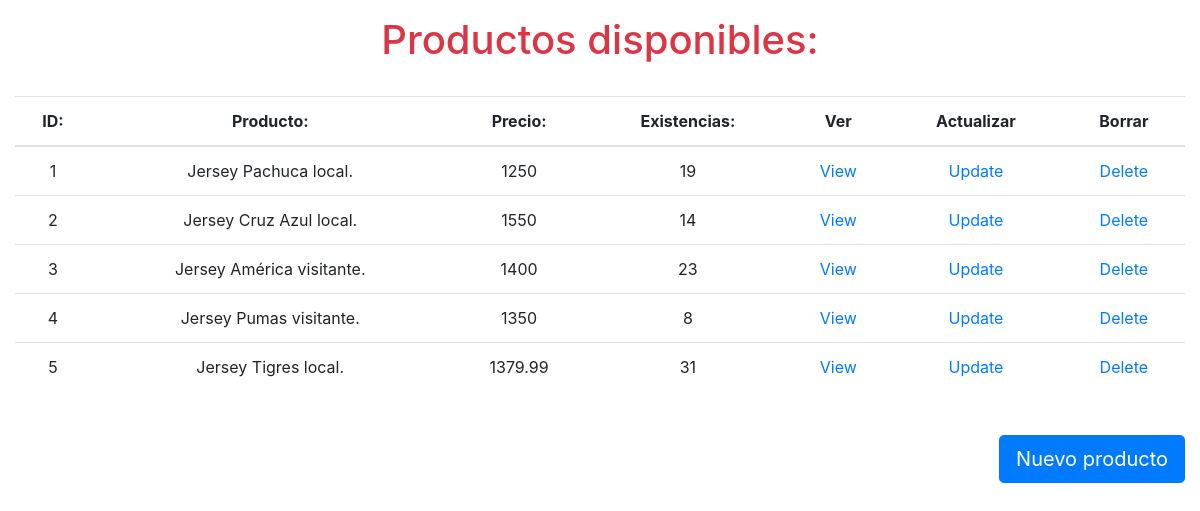
Page /productos/index.php on the earlier database version.
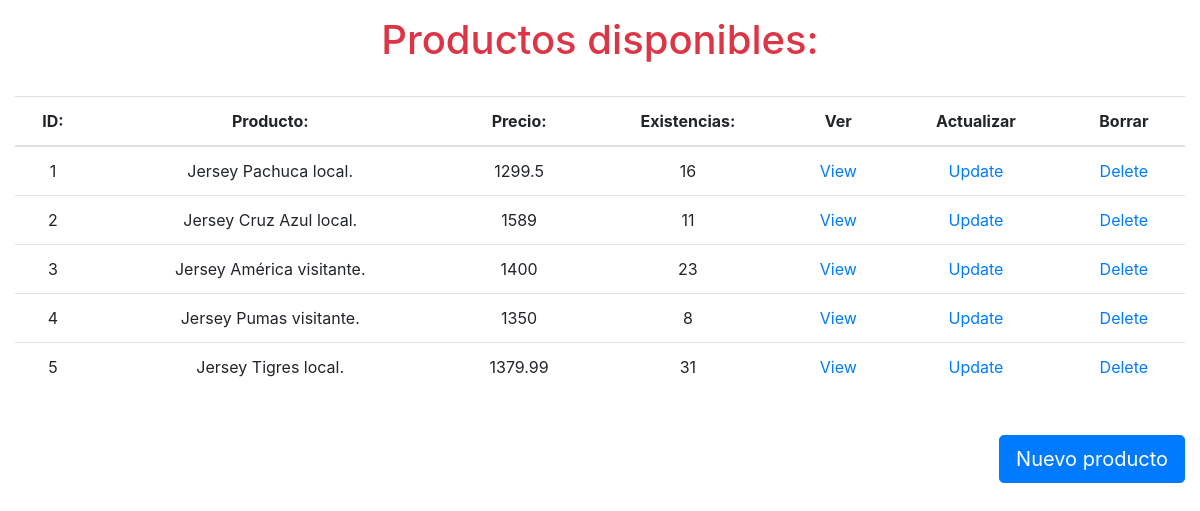
Same page on the later database version.
### tables this page shows
CREATE TABLE productos (
	id_producto INTEGER PRIMARY KEY AUTOINCREMENT,
    producto VARCHAR (100) NOT NULL,
    precio FLOAT NOT NULL,
    existencias INTEGER NOT NULL
);

### productos/db/db_list.php (the view)
<?php
    $db = new SQLite3("../tienda.db");
    $resultado = $db->query("SELECT * from productos;");
    $table = "
        <table class='table text-center'>
            <thead>
            <tr>
                <th>ID:</th>
                <th>Producto:</th>
                <th>Precio:</th>
                <th>Existencias:</th>
                <th>Ver</th>
                <th>Actualizar</th>
                <th>Borrar</th>
            </tr>
            </thead>
            ";
    print($table);
    while ($row = $resultado->fetchArray() ) {
        $id_producto = $row['id_producto'];
        $producto = $row['producto'];
        $precio = $row['precio'];
        $existencias = $row['existencias'];
        $table = "
            <tr>
                <td>$id_producto</td>
                <td>$producto</td>
                <td>$precio</td>
                <td>$existencias</td>
                <td><a href='view.php?id_producto=$id_producto'>View</a></td>
                <td><a href='update.php?id_producto=$id_producto'>Update</a></td>
                <td><a href='delete.php?id_producto=$id_producto'>Delete</a></td>
            </tr>
        ";
        print($table);
    }
    print("</table>");
?>

Differences in the rows shown:
changed productos "Jersey Pachuca local.": precio "1250" → "1299.5"; existencias "19" → "16"
changed productos "Jersey Cruz Azul local.": precio "1550" → "1589"; existencias "14" → "11"
